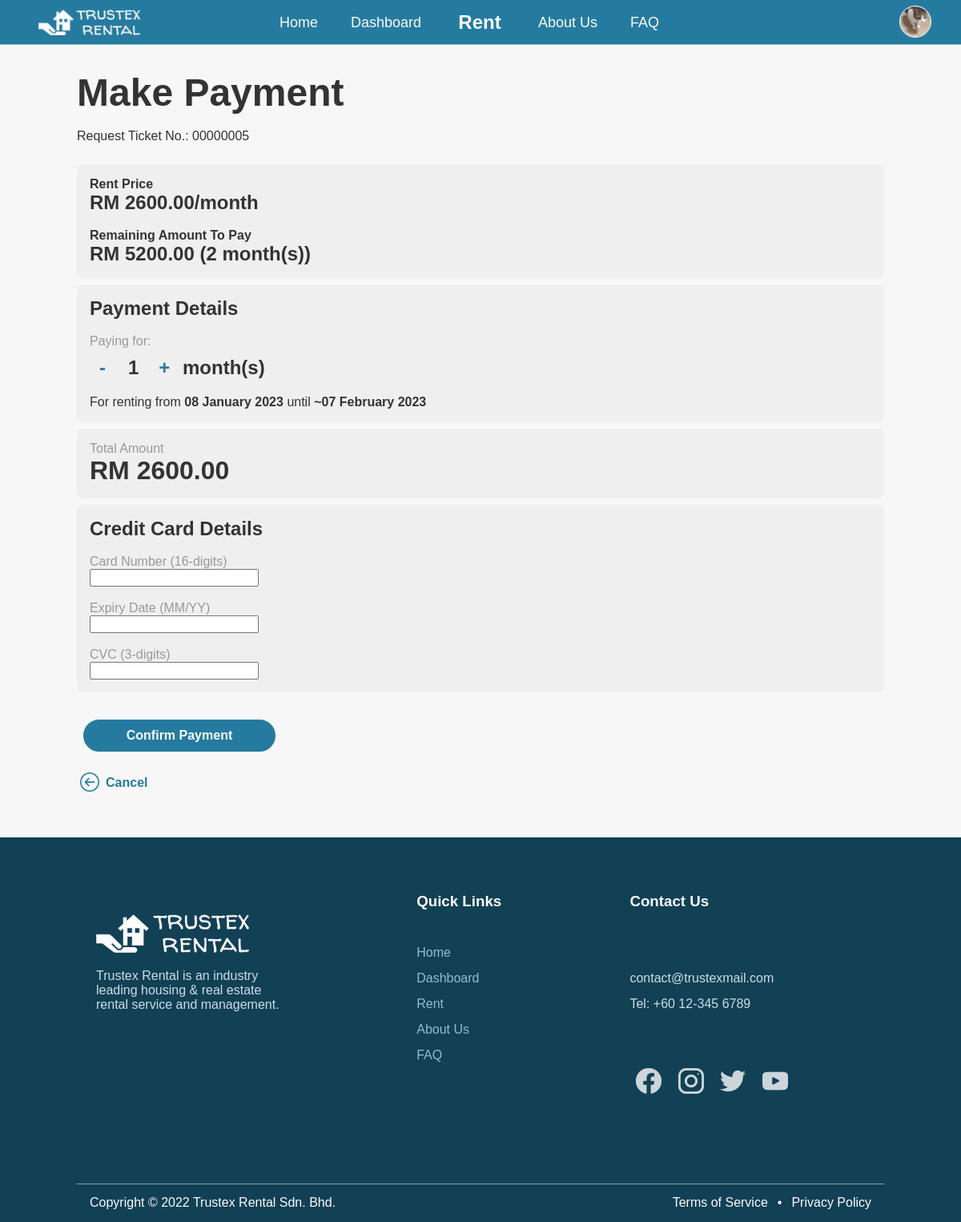
The page /payment.php?ticket=5 (signed in) on the database its author committed.
### tables this page shows
CREATE TABLE `request` (
  `ticketNo` int(8) NOT NULL,
  `userID` int(10) NOT NULL,
  `listingID` int(12) NOT NULL,
  `requestTimestamp` timestamp NOT NULL DEFAULT current_timestamp() ON UPDATE current_timestamp(),
  `rentStartDate` date DEFAULT NULL,
  `rentEndDate` date DEFAULT NULL,
  `rentDuration` int(2) NOT NULL,
  `rentNumTenants` int(2) NOT NULL,
  `requestStatus` varchar(32) NOT NULL DEFAULT 'Pending'
);

### payment.php (the view, shortened to what this page needs)
<?php
  $ticket_no = $_GET['ticket'];
  include("dbconnect.php");
  $sql = "SELECT *
          FROM request
          LEFT JOIN (
            SELECT propertyName, propertyAddress, listingID, landlord.landlordRegNo, userFName, userLName, rentPrice
            FROM property, listing, user, landlord
            WHERE listing.propertyID = property.propertyID AND landlord.landlordRegNo = property.landlordRegNo AND user.userID = landlord.userID
          ) AS list ON request.listingID = list.listingID
          WHERE ticketNo = '$ticket_no'";
  $result = mysqli_query($connect, $sql);
  $rent = mysqli_fetch_assoc($result);
?>
<!DOCTYPE html>
<html>
  <body id="payment">
    <div class="default-container container-margin">
      <form method="POST" action="" enctype="multipart/form-data">
        <?php
          include("dbconnect.php");
          $sql = "SELECT *
                  FROM payment
                  WHERE ticketNo = '$ticket_no'";
          $payments = mysqli_query($connect, $sql);
          $num_payments_made = 0;
          while ($payment = mysqli_fetch_array($payments)) {
            $num_payments_made += $payment['paymentDuration'];
          }
          $months_left = $rent['rentDuration'] - $num_payments_made;
          $payments_left = $months_left * $rent['rentPrice'];
        ?>
        <h1>Make Payment</h1><br>
        <p>Request Ticket No.: <?php echo sprintf("%08d",$ticket_no) ?></p><br>
        <div class="payment-details">
          <p>Rent Price</p>
          <h2>RM <?php echo $rent['rentPrice'] ?>/month</h2></p><br>
          <p>Remaining Amount To Pay</p>
          <h2>RM <?php echo sprintf("%.2f",$payments_left) . " (" . $months_left . " month(s))" ?></h2>
        </div>
        <div class="payment-details">
          <h2>Payment Details</h2><br>
          <label for="num-month">Paying for: </label>
          <div class="num-input-container">
            <input type="button" onclick="dec('num-months',1)" value=" - ">
            <input id="num-months" class="num-input-box num-months" name="num-months" type="text" readonly required value="1">
            <input type="button" onclick="inc('num-months',<?php echo $months_left ?>)" value=" + ">
            month(s)
          </div><br>
          <?php
            $next_payment_date = new DateTime($rent['rentStartDate']);
            $num_days = $num_payments_made * 30;
            $next_payment_date->add(new DateInterval('P'.$num_days.'D'));
            $until_date = clone $next_payment_date;
            $num_days_paid = 1 * 30;
            $until_date->add(new DateInterval('P'.$num_days_paid.'D'));
          ?>
          <div id="pay-for-date">For renting from <b><?php echo $next_payment_date->format('d F Y') . "</b> until <b>~" . $until_date->format('d F Y') ?></b></div>
        </div>
        <div class="payment-details">
          <label for="amount-paid">Total Amount</label><br>
          <h2 id="total-amount" style="font-size: 2rem;">RM <?php echo sprintf("%.2f", $rent['rentPrice']) ?></h2>
        </div>
        <div class="payment-details">
          <h2>Credit Card Details</h2><br>
          <label for="card-no">Card Number (16-digits)</label><br>
          <input type="text" name="card-no" value="" maxlength="16" required><br><br>
          <label for="card-no">Expiry Date (MM/YY)</label><br>
          <input type="text" name="card-exp" value="" maxlength="5" required><br><br>
          <label for="card-no">CVC (3-digits)</label><br>
          <input type="password" name="card-cvc" value="" maxlength="3" required>
        </div>
        <br>
        <input class="make-payment-button" id="confirm-payment" type="submit" name="confirm-payment" value="Confirm Payment">
      </form>
      <br>
      <a class="return-dashboard" href="dashboard.php">
        <img src="assets/icons/back-button.png"></img>
        <h4>Cancel</h4>
      </a>
    </div>
  </body>
</html>

### rows shown on the page
request: rentDuration "2", rentStartDate "08 January 2023", rentStartDate "07 February 2023"

### other values the page prints
$ticket_no "00000005"
$rent['rentPrice'] "2600.00"
$payments_left "5200.00"
